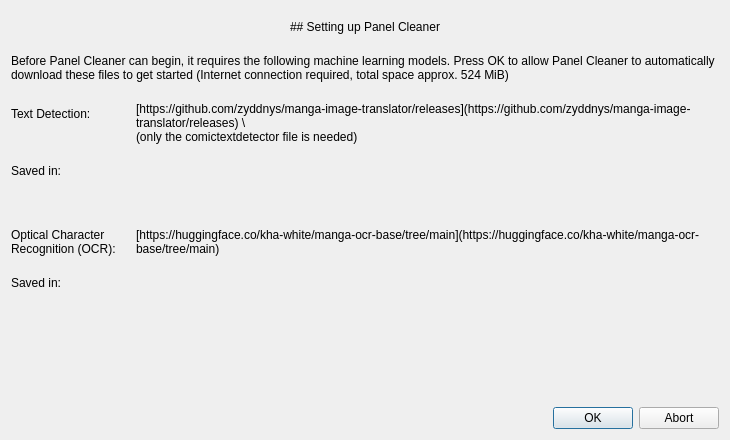
<?xml version="1.0" encoding="UTF-8"?>
<ui version="4.0">
 <class>SetupGreeter</class>
 <widget class="QDialog" name="SetupGreeter">
  <property name="geometry">
   <rect>
    <x>0</x>
    <y>0</y>
    <width>730</width>
    <height>440</height>
   </rect>
  </property>
  <property name="minimumSize">
   <size>
    <width>600</width>
    <height>0</height>
   </size>
  </property>
  <property name="windowTitle">
   <string>Downloading Machine Learning Models</string>
  </property>
  <property name="modal">
   <bool>true</bool>
  </property>
  <layout class="QVBoxLayout" name="verticalLayout">
   <property name="spacing">
    <number>20</number>
   </property>
   <property name="topMargin">
    <number>20</number>
   </property>
   <item alignment="Qt::AlignHCenter">
    <widget class="QLabel" name="label_2">
     <property name="text">
      <string>## Setting up Panel Cleaner</string>
     </property>
     <property name="textFormat">
      <enum>Qt::MarkdownText</enum>
     </property>
    </widget>
   </item>
   <item>
    <widget class="QLabel" name="label">
     <property name="text">
      <string>Before Panel Cleaner can begin, it requires the following machine learning models. Press OK to allow Panel Cleaner to automatically download these files to get started (Internet connection required, total space approx. 524 MiB)</string>
     </property>
     <property name="textFormat">
      <enum>Qt::PlainText</enum>
     </property>
     <property name="wordWrap">
      <bool>true</bool>
     </property>
     <property name="openExternalLinks">
      <bool>true</bool>
     </property>
     <property name="textInteractionFlags">
      <set>Qt::NoTextInteraction</set>
     </property>
    </widget>
   </item>
   <item>
    <layout class="QFormLayout" name="formLayout">
     <property name="fieldGrowthPolicy">
      <enum>QFormLayout::ExpandingFieldsGrow</enum>
     </property>
     <property name="rowWrapPolicy">
      <enum>QFormLayout::WrapLongRows</enum>
     </property>
     <item row="0" column="0">
      <widget class="QLabel" name="label_9">
       <property name="text">
        <string>Text Detection:</string>
       </property>
      </widget>
     </item>
     <item row="0" column="1">
      <widget class="QLabel" name="label_3">
       <property name="sizePolicy">
        <sizepolicy hsizetype="Expanding" vsizetype="Fixed">
         <horstretch>0</horstretch>
         <verstretch>0</verstretch>
        </sizepolicy>
       </property>
       <property name="text">
        <string>[https://github.com/zyddnys/manga-image-translator/releases](https://github.com/zyddnys/manga-image-translator/releases) \
(only the comictextdetector file is needed)</string>
       </property>
       <property name="textFormat">
        <enum>Qt::MarkdownText</enum>
       </property>
       <property name="wordWrap">
        <bool>true</bool>
       </property>
       <property name="openExternalLinks">
        <bool>true</bool>
       </property>
       <property name="textInteractionFlags">
        <set>Qt::TextBrowserInteraction</set>
       </property>
      </widget>
     </item>
     <item row="1" column="0">
      <widget class="QLabel" name="label_4">
       <property name="text">
        <string>Saved in:</string>
       </property>
       <property name="textFormat">
        <enum>Qt::PlainText</enum>
       </property>
       <property name="wordWrap">
        <bool>true</bool>
       </property>
       <property name="openExternalLinks">
        <bool>true</bool>
       </property>
       <property name="textInteractionFlags">
        <set>Qt::NoTextInteraction</set>
       </property>
      </widget>
     </item>
     <item row="1" column="1">
      <widget class="QLabel" name="label_text_detector_path">
       <property name="sizePolicy">
        <sizepolicy hsizetype="Expanding" vsizetype="Preferred">
         <horstretch>0</horstretch>
         <verstretch>0</verstretch>
        </sizepolicy>
       </property>
       <property name="text">
        <string>&lt;text detection path&gt;</string>
       </property>
       <property name="wordWrap">
        <bool>true</bool>
       </property>
       <property name="textInteractionFlags">
        <set>Qt::TextSelectableByKeyboard|Qt::TextSelectableByMouse</set>
       </property>
      </widget>
     </item>
     <item row="3" column="0">
      <widget class="QLabel" name="label_10">
       <property name="text">
        <string>Optical Character Recognition (OCR):</string>
       </property>
       <property name="wordWrap">
        <bool>true</bool>
       </property>
      </widget>
     </item>
     <item row="3" column="1">
      <widget class="QLabel" name="label_5">
       <property name="sizePolicy">
        <sizepolicy hsizetype="Expanding" vsizetype="Preferred">
         <horstretch>0</horstretch>
         <verstretch>0</verstretch>
        </sizepolicy>
       </property>
       <property name="text">
        <string>[https://huggingface.co/kha-white/manga-ocr-base/tree/main](https://huggingface.co/kha-white/manga-ocr-base/tree/main)</string>
       </property>
       <property name="textFormat">
        <enum>Qt::MarkdownText</enum>
       </property>
       <property name="wordWrap">
        <bool>true</bool>
       </property>
       <property name="openExternalLinks">
        <bool>true</bool>
       </property>
       <property name="textInteractionFlags">
        <set>Qt::TextBrowserInteraction</set>
       </property>
      </widget>
     </item>
     <item row="4" column="0">
      <widget class="QLabel" name="label_7">
       <property name="text">
        <string>Saved in:</string>
       </property>
       <property name="textFormat">
        <enum>Qt::PlainText</enum>
       </property>
       <property name="wordWrap">
        <bool>true</bool>
       </property>
       <property name="openExternalLinks">
        <bool>true</bool>
       </property>
       <property name="textInteractionFlags">
        <set>Qt::NoTextInteraction</set>
       </property>
      </widget>
     </item>
     <item row="4" column="1">
      <widget class="QLabel" name="label_ocr_path">
       <property name="sizePolicy">
        <sizepolicy hsizetype="Expanding" vsizetype="Preferred">
         <horstretch>0</horstretch>
         <verstretch>0</verstretch>
        </sizepolicy>
       </property>
       <property name="text">
        <string>&lt;ocr path&gt;</string>
       </property>
       <property name="wordWrap">
        <bool>true</bool>
       </property>
       <property name="textInteractionFlags">
        <set>Qt::TextSelectableByKeyboard|Qt::TextSelectableByMouse</set>
       </property>
      </widget>
     </item>
     <item row="2" column="0">
      <spacer name="verticalSpacer_2">
       <property name="orientation">
        <enum>Qt::Vertical</enum>
       </property>
       <property name="sizeType">
        <enum>QSizePolicy::Maximum</enum>
       </property>
       <property name="sizeHint" stdset="0">
        <size>
         <width>20</width>
         <height>10</height>
        </size>
       </property>
      </spacer>
     </item>
    </layout>
   </item>
   <item>
    <spacer name="verticalSpacer">
     <property name="orientation">
      <enum>Qt::Vertical</enum>
     </property>
     <property name="sizeHint" stdset="0">
      <size>
       <width>20</width>
       <height>0</height>
      </size>
     </property>
    </spacer>
   </item>
   <item>
    <widget class="QDialogButtonBox" name="buttonBox">
     <property name="orientation">
      <enum>Qt::Horizontal</enum>
     </property>
     <property name="standardButtons">
      <set>QDialogButtonBox::Abort|QDialogButtonBox::Ok</set>
     </property>
    </widget>
   </item>
  </layout>
 </widget>
 <resources/>
 <connections>
  <connection>
   <sender>buttonBox</sender>
   <signal>accepted()</signal>
   <receiver>SetupGreeter</receiver>
   <slot>accept()</slot>
   <hints>
    <hint type="sourcelabel">
     <x>248</x>
     <y>254</y>
    </hint>
    <hint type="destinationlabel">
     <x>157</x>
     <y>274</y>
    </hint>
   </hints>
  </connection>
  <connection>
   <sender>buttonBox</sender>
   <signal>rejected()</signal>
   <receiver>SetupGreeter</receiver>
   <slot>reject()</slot>
   <hints>
    <hint type="sourcelabel">
     <x>316</x>
     <y>260</y>
    </hint>
    <hint type="destinationlabel">
     <x>286</x>
     <y>274</y>
    </hint>
   </hints>
  </connection>
 </connections>
</ui>
